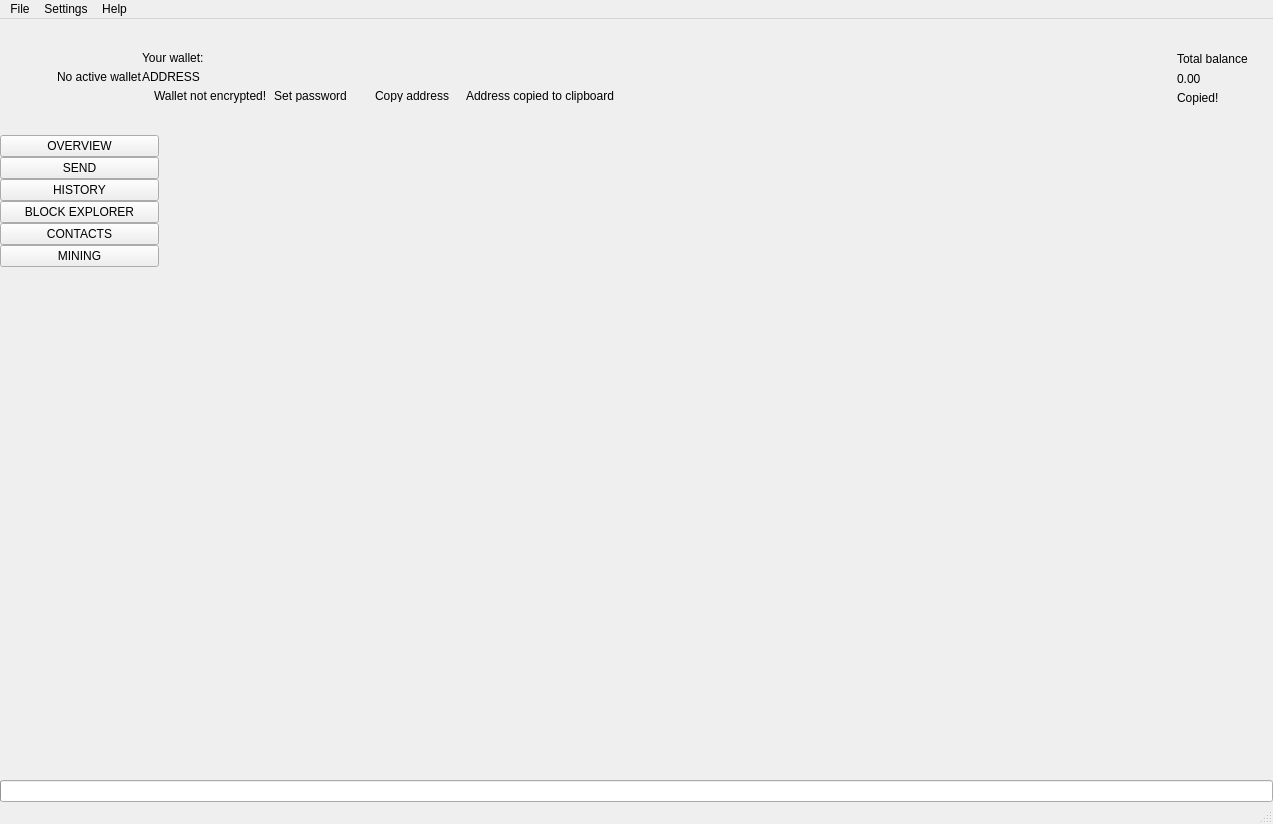
 <widget class="QMainWindow" name="MainWindow">
  <property name="geometry">
   <rect>
    <x>0</x>
    <y>0</y>
    <width>1273</width>
    <height>824</height>
   </rect>
  </property>
  <property name="sizePolicy">
   <sizepolicy hsizetype="Preferred" vsizetype="Preferred">
    <horstretch>0</horstretch>
    <verstretch>0</verstretch>
   </sizepolicy>
  </property>
  <property name="minimumSize">
   <size>
    <width>1260</width>
    <height>600</height>
   </size>
  </property>
  <property name="maximumSize">
   <size>
    <width>16777215</width>
    <height>16777215</height>
   </size>
  </property>
  <property name="windowTitle">
   <string>MainWindow</string>
  </property>
  <property name="windowIcon">
   <iconset>
    <normaloff>:/images/Karbovanets</normaloff>:/images/Karbovanets</iconset>
  </property>
  <widget class="QWidget" name="centralwidget">
   <layout class="QVBoxLayout" name="verticalLayout_2">
    <property name="spacing">
     <number>0</number>
    </property>
    <property name="leftMargin">
     <number>0</number>
    </property>
    <property name="topMargin">
     <number>0</number>
    </property>
    <property name="rightMargin">
     <number>0</number>
    </property>
    <property name="bottomMargin">
     <number>0</number>
    </property>
    <item>
     <widget class="QFrame" name="m_headerFrame">
      <property name="minimumSize">
       <size>
        <width>0</width>
        <height>116</height>
       </size>
      </property>
      <property name="maximumSize">
       <size>
        <width>16777215</width>
        <height>116</height>
       </size>
      </property>
      <property name="frameShape">
       <enum>QFrame::NoFrame</enum>
      </property>
      <property name="frameShadow">
       <enum>QFrame::Raised</enum>
      </property>
      <layout class="QHBoxLayout" name="horizontalLayout_3">
       <property name="spacing">
        <number>0</number>
       </property>
       <property name="leftMargin">
        <number>0</number>
       </property>
       <property name="topMargin">
        <number>0</number>
       </property>
       <property name="rightMargin">
        <number>25</number>
       </property>
       <property name="bottomMargin">
        <number>0</number>
       </property>
       <item>
        <spacer name="horizontalSpacer_2">
         <property name="orientation">
          <enum>Qt::Horizontal</enum>
         </property>
         <property name="sizeType">
          <enum>QSizePolicy::Fixed</enum>
         </property>
         <property name="sizeHint" stdset="0">
          <size>
           <width>30</width>
           <height>20</height>
          </size>
         </property>
        </spacer>
       </item>
       <item>
        <widget class="QLabel" name="m_logoLabel">
         <property name="text">
          <string/>
         </property>
        </widget>
       </item>
       <item>
        <spacer name="horizontalSpacer_5">
         <property name="orientation">
          <enum>Qt::Horizontal</enum>
         </property>
         <property name="sizeType">
          <enum>QSizePolicy::Fixed</enum>
         </property>
         <property name="sizeHint" stdset="0">
          <size>
           <width>20</width>
           <height>20</height>
          </size>
         </property>
        </spacer>
       </item>
       <item>
        <widget class="WalletGui::WalletSmallGrayTextLabel" name="m_noWalletLabel">
         <property name="text">
          <string>No active wallet</string>
         </property>
        </widget>
       </item>
       <item>
        <widget class="QFrame" name="m_walletFrame">
         <property name="frameShape">
          <enum>QFrame::NoFrame</enum>
         </property>
         <property name="frameShadow">
          <enum>QFrame::Raised</enum>
         </property>
         <layout class="QVBoxLayout" name="verticalLayout_3">
          <property name="spacing">
           <number>5</number>
          </property>
          <property name="leftMargin">
           <number>0</number>
          </property>
          <property name="topMargin">
           <number>0</number>
          </property>
          <property name="rightMargin">
           <number>0</number>
          </property>
          <property name="bottomMargin">
           <number>0</number>
          </property>
          <item>
           <spacer name="verticalSpacer_3">
            <property name="orientation">
             <enum>Qt::Vertical</enum>
            </property>
            <property name="sizeType">
             <enum>QSizePolicy::Minimum</enum>
            </property>
            <property name="sizeHint" stdset="0">
             <size>
              <width>20</width>
              <height>40</height>
             </size>
            </property>
           </spacer>
          </item>
          <item>
           <widget class="WalletGui::WalletSmallGrayTextLabel" name="m_walletLabel">
            <property name="text">
             <string>Your wallet:</string>
            </property>
            <property name="indent">
             <number>0</number>
            </property>
           </widget>
          </item>
          <item>
           <widget class="QLabel" name="m_addressLabel">
            <property name="sizePolicy">
             <sizepolicy hsizetype="Preferred" vsizetype="Preferred">
              <horstretch>0</horstretch>
              <verstretch>0</verstretch>
             </sizepolicy>
            </property>
            <property name="cursor">
             <cursorShape>PointingHandCursor</cursorShape>
            </property>
            <property name="toolTip">
             <string>Click to copy</string>
            </property>
            <property name="text">
             <string>ADDRESS</string>
            </property>
            <property name="indent">
             <number>0</number>
            </property>
           </widget>
          </item>
          <item>
           <layout class="QHBoxLayout" name="horizontalLayout_2">
            <property name="spacing">
             <number>0</number>
            </property>
            <item alignment="Qt::AlignTop">
             <widget class="QFrame" name="m_notEncryptedFrame">
              <property name="frameShape">
               <enum>QFrame::NoFrame</enum>
              </property>
              <property name="frameShadow">
               <enum>QFrame::Raised</enum>
              </property>
              <layout class="QHBoxLayout" name="horizontalLayout_4">
               <property name="spacing">
                <number>0</number>
               </property>
               <property name="leftMargin">
                <number>0</number>
               </property>
               <property name="topMargin">
                <number>0</number>
               </property>
               <property name="rightMargin">
                <number>0</number>
               </property>
               <property name="bottomMargin">
                <number>0</number>
               </property>
               <item alignment="Qt::AlignVCenter">
                <widget class="QLabel" name="m_notEncryptedIconLabel">
                 <property name="text">
                  <string/>
                 </property>
                 <property name="pixmap">
                  <pixmap resource="../../resources.qrc">:/icons/lock_open_gray</pixmap>
                 </property>
                 <property name="alignment">
                  <set>Qt::AlignLeading|Qt::AlignLeft|Qt::AlignVCenter</set>
                 </property>
                </widget>
               </item>
               <item>
                <spacer name="horizontalSpacer_11">
                 <property name="orientation">
                  <enum>Qt::Horizontal</enum>
                 </property>
                 <property name="sizeType">
                  <enum>QSizePolicy::Fixed</enum>
                 </property>
                 <property name="sizeHint" stdset="0">
                  <size>
                   <width>5</width>
                   <height>3</height>
                  </size>
                 </property>
                </spacer>
               </item>
               <item alignment="Qt::AlignVCenter">
                <widget class="WalletGui::WalletTinyGrayTextLabel" name="m_notEncryptedTextLabel">
                 <property name="text">
                  <string>Wallet not encrypted!</string>
                 </property>
                 <property name="alignment">
                  <set>Qt::AlignLeading|Qt::AlignLeft|Qt::AlignVCenter</set>
                 </property>
                </widget>
               </item>
               <item>
                <spacer name="horizontalSpacer_9">
                 <property name="orientation">
                  <enum>Qt::Horizontal</enum>
                 </property>
                 <property name="sizeType">
                  <enum>QSizePolicy::Fixed</enum>
                 </property>
                 <property name="sizeHint" stdset="0">
                  <size>
                   <width>3</width>
                   <height>3</height>
                  </size>
                 </property>
                </spacer>
               </item>
               <item alignment="Qt::AlignVCenter">
                <widget class="WalletGui::WalletTinyLinkLikeButton" name="m_encryptButton">
                 <property name="sizePolicy">
                  <sizepolicy hsizetype="Minimum" vsizetype="Minimum">
                   <horstretch>0</horstretch>
                   <verstretch>0</verstretch>
                  </sizepolicy>
                 </property>
                 <property name="minimumSize">
                  <size>
                   <width>0</width>
                   <height>3</height>
                  </size>
                 </property>
                 <property name="cursor">
                  <cursorShape>PointingHandCursor</cursorShape>
                 </property>
                 <property name="text">
                  <string>Set password</string>
                 </property>
                 <property name="flat">
                  <bool>true</bool>
                 </property>
                </widget>
               </item>
               <item>
                <spacer name="horizontalSpacer_10">
                 <property name="orientation">
                  <enum>Qt::Horizontal</enum>
                 </property>
                 <property name="sizeType">
                  <enum>QSizePolicy::Fixed</enum>
                 </property>
                 <property name="sizeHint" stdset="0">
                  <size>
                   <width>20</width>
                   <height>3</height>
                  </size>
                 </property>
                </spacer>
               </item>
              </layout>
             </widget>
            </item>
            <item alignment="Qt::AlignVCenter">
             <widget class="WalletGui::WalletTinyLinkLikeButton" name="m_copyAddressButton">
              <property name="sizePolicy">
               <sizepolicy hsizetype="Minimum" vsizetype="Minimum">
                <horstretch>0</horstretch>
                <verstretch>0</verstretch>
               </sizepolicy>
              </property>
              <property name="minimumSize">
               <size>
                <width>0</width>
                <height>3</height>
               </size>
              </property>
              <property name="cursor">
               <cursorShape>PointingHandCursor</cursorShape>
              </property>
              <property name="focusPolicy">
               <enum>Qt::NoFocus</enum>
              </property>
              <property name="autoFillBackground">
               <bool>true</bool>
              </property>
              <property name="text">
               <string>Copy address</string>
              </property>
              <property name="flat">
               <bool>true</bool>
              </property>
             </widget>
            </item>
            <item>
             <spacer name="horizontalSpacer_7">
              <property name="orientation">
               <enum>Qt::Horizontal</enum>
              </property>
              <property name="sizeType">
               <enum>QSizePolicy::Fixed</enum>
              </property>
              <property name="sizeHint" stdset="0">
               <size>
                <width>13</width>
                <height>3</height>
               </size>
              </property>
             </spacer>
            </item>
            <item alignment="Qt::AlignVCenter">
             <widget class="WalletGui::CopyMagicLabel" name="m_copyAddressLabel">
              <property name="text">
               <string>Address copied to clipboard</string>
              </property>
              <property name="alignment">
               <set>Qt::AlignLeading|Qt::AlignLeft|Qt::AlignVCenter</set>
              </property>
             </widget>
            </item>
            <item>
             <spacer name="horizontalSpacer">
              <property name="orientation">
               <enum>Qt::Horizontal</enum>
              </property>
              <property name="sizeHint" stdset="0">
               <size>
                <width>40</width>
                <height>3</height>
               </size>
              </property>
             </spacer>
            </item>
           </layout>
          </item>
          <item>
           <spacer name="verticalSpacer_2">
            <property name="orientation">
             <enum>Qt::Vertical</enum>
            </property>
            <property name="sizeType">
             <enum>QSizePolicy::Minimum</enum>
            </property>
            <property name="sizeHint" stdset="0">
             <size>
              <width>20</width>
              <height>40</height>
             </size>
            </property>
           </spacer>
          </item>
         </layout>
        </widget>
       </item>
       <item>
        <spacer name="horizontalSpacer_3">
         <property name="orientation">
          <enum>Qt::Horizontal</enum>
         </property>
         <property name="sizeType">
          <enum>QSizePolicy::Expanding</enum>
         </property>
         <property name="sizeHint" stdset="0">
          <size>
           <width>34</width>
           <height>20</height>
          </size>
         </property>
        </spacer>
       </item>
       <item>
        <spacer name="horizontalSpacer_8">
         <property name="orientation">
          <enum>Qt::Horizontal</enum>
         </property>
         <property name="sizeType">
          <enum>QSizePolicy::Fixed</enum>
         </property>
         <property name="sizeHint" stdset="0">
          <size>
           <width>34</width>
           <height>20</height>
          </size>
         </property>
        </spacer>
       </item>
       <item alignment="Qt::AlignRight|Qt::AlignVCenter">
        <widget class="QFrame" name="m_balanceFrame">
         <layout class="QGridLayout" name="gridLayout">
          <property name="leftMargin">
           <number>0</number>
          </property>
          <property name="topMargin">
           <number>30</number>
          </property>
          <property name="rightMargin">
           <number>0</number>
          </property>
          <property name="bottomMargin">
           <number>0</number>
          </property>
          <property name="verticalSpacing">
           <number>3</number>
          </property>
          <item row="0" column="2">
           <layout class="QVBoxLayout" name="verticalLayout_4">
            <item>
             <widget class="QLabel" name="m_balanceTextLabel">
              <property name="text">
               <string>Total balance</string>
              </property>
             </widget>
            </item>
            <item>
             <widget class="QLabel" name="m_balanceLabel">
              <property name="cursor">
               <cursorShape>PointingHandCursor</cursorShape>
              </property>
              <property name="toolTip">
               <string>Click to copy</string>
              </property>
              <property name="text">
               <string>0.00</string>
              </property>
             </widget>
            </item>
           </layout>
          </item>
          <item row="1" column="2">
           <widget class="WalletGui::CopyMagicLabel" name="m_balanceCopyLabel">
            <property name="text">
             <string>Copied!</string>
            </property>
           </widget>
          </item>
          <item row="0" column="1">
           <spacer name="horizontalSpacer_6">
            <property name="orientation">
             <enum>Qt::Horizontal</enum>
            </property>
            <property name="sizeType">
             <enum>QSizePolicy::Fixed</enum>
            </property>
            <property name="sizeHint" stdset="0">
             <size>
              <width>2</width>
              <height>39</height>
             </size>
            </property>
           </spacer>
          </item>
          <item row="2" column="2">
           <spacer name="verticalSpacer_5">
            <property name="orientation">
             <enum>Qt::Vertical</enum>
            </property>
            <property name="sizeType">
             <enum>QSizePolicy::Expanding</enum>
            </property>
            <property name="sizeHint" stdset="0">
             <size>
              <width>20</width>
              <height>50</height>
             </size>
            </property>
           </spacer>
          </item>
          <item row="0" column="0">
           <widget class="QLabel" name="m_balanceIconLabel">
            <property name="text">
             <string/>
            </property>
            <property name="pixmap">
             <pixmap resource="../../resources.qrc">:/icons/total_balance</pixmap>
            </property>
           </widget>
          </item>
         </layout>
        </widget>
       </item>
      </layout>
     </widget>
    </item>
    <item>
     <layout class="QHBoxLayout" name="horizontalLayout" stretch="0,0,0,0,0,0,0,0">
      <property name="spacing">
       <number>0</number>
      </property>
      <item>
       <widget class="QFrame" name="m_toolFrame">
        <property name="frameShape">
         <enum>QFrame::NoFrame</enum>
        </property>
        <property name="frameShadow">
         <enum>QFrame::Plain</enum>
        </property>
        <property name="lineWidth">
         <number>0</number>
        </property>
        <layout class="QVBoxLayout" name="verticalLayout">
         <property name="spacing">
          <number>0</number>
         </property>
         <property name="leftMargin">
          <number>0</number>
         </property>
         <property name="topMargin">
          <number>0</number>
         </property>
         <property name="rightMargin">
          <number>0</number>
         </property>
         <property name="bottomMargin">
          <number>0</number>
         </property>
         <item>
          <widget class="QPushButton" name="m_overviewButton">
           <property name="sizePolicy">
            <sizepolicy hsizetype="Minimum" vsizetype="Fixed">
             <horstretch>0</horstretch>
             <verstretch>0</verstretch>
            </sizepolicy>
           </property>
           <property name="focusPolicy">
            <enum>Qt::NoFocus</enum>
           </property>
           <property name="text">
            <string>OVERVIEW</string>
           </property>
           <property name="checkable">
            <bool>true</bool>
           </property>
           <attribute name="buttonGroup">
            <string notr="true">m_toolButtonGroup</string>
           </attribute>
          </widget>
         </item>
         <item>
          <widget class="QPushButton" name="m_sendButton">
           <property name="sizePolicy">
            <sizepolicy hsizetype="Minimum" vsizetype="Fixed">
             <horstretch>0</horstretch>
             <verstretch>0</verstretch>
            </sizepolicy>
           </property>
           <property name="focusPolicy">
            <enum>Qt::NoFocus</enum>
           </property>
           <property name="text">
            <string>SEND</string>
           </property>
           <property name="checkable">
            <bool>true</bool>
           </property>
           <attribute name="buttonGroup">
            <string notr="true">m_toolButtonGroup</string>
           </attribute>
          </widget>
         </item>
         <item>
          <widget class="QPushButton" name="m_transactionsButton">
           <property name="sizePolicy">
            <sizepolicy hsizetype="Minimum" vsizetype="Fixed">
             <horstretch>0</horstretch>
             <verstretch>0</verstretch>
            </sizepolicy>
           </property>
           <property name="focusPolicy">
            <enum>Qt::NoFocus</enum>
           </property>
           <property name="text">
            <string>HISTORY</string>
           </property>
           <property name="checkable">
            <bool>true</bool>
           </property>
           <attribute name="buttonGroup">
            <string notr="true">m_toolButtonGroup</string>
           </attribute>
          </widget>
         </item>
         <item>
          <widget class="QPushButton" name="m_blockExplorerButton">
           <property name="focusPolicy">
            <enum>Qt::NoFocus</enum>
           </property>
           <property name="text">
            <string>BLOCK EXPLORER</string>
           </property>
           <property name="checkable">
            <bool>true</bool>
           </property>
           <attribute name="buttonGroup">
            <string notr="true">m_toolButtonGroup</string>
           </attribute>
          </widget>
         </item>
         <item>
          <widget class="QPushButton" name="m_addressBookButton">
           <property name="sizePolicy">
            <sizepolicy hsizetype="Minimum" vsizetype="Fixed">
             <horstretch>0</horstretch>
             <verstretch>0</verstretch>
            </sizepolicy>
           </property>
           <property name="focusPolicy">
            <enum>Qt::NoFocus</enum>
           </property>
           <property name="text">
            <string>CONTACTS</string>
           </property>
           <property name="checkable">
            <bool>true</bool>
           </property>
           <attribute name="buttonGroup">
            <string notr="true">m_toolButtonGroup</string>
           </attribute>
          </widget>
         </item>
         <item>
          <widget class="QPushButton" name="m_miningButton">
           <property name="focusPolicy">
            <enum>Qt::NoFocus</enum>
           </property>
           <property name="text">
            <string>MINING</string>
           </property>
           <property name="checkable">
            <bool>true</bool>
           </property>
           <attribute name="buttonGroup">
            <string notr="true">m_toolButtonGroup</string>
           </attribute>
          </widget>
         </item>
         <item>
          <spacer name="verticalSpacer">
           <property name="orientation">
            <enum>Qt::Vertical</enum>
           </property>
           <property name="sizeHint" stdset="0">
            <size>
             <width>20</width>
             <height>40</height>
            </size>
           </property>
          </spacer>
         </item>
        </layout>
       </widget>
      </item>
      <item>
       <widget class="WalletGui::OverviewFrame" name="m_overviewFrame">
        <property name="frameShape">
         <enum>QFrame::NoFrame</enum>
        </property>
        <property name="frameShadow">
         <enum>QFrame::Raised</enum>
        </property>
       </widget>
      </item>
      <item>
       <widget class="WalletGui::SendFrame" name="m_sendFrame">
        <property name="frameShape">
         <enum>QFrame::NoFrame</enum>
        </property>
        <property name="frameShadow">
         <enum>QFrame::Raised</enum>
        </property>
       </widget>
      </item>
      <item>
       <widget class="WalletGui::TransactionsFrame" name="m_transactionsFrame">
        <property name="frameShape">
         <enum>QFrame::NoFrame</enum>
        </property>
        <property name="frameShadow">
         <enum>QFrame::Raised</enum>
        </property>
       </widget>
      </item>
      <item>
       <widget class="WalletGui::AddressBookFrame" name="m_addressBookFrame">
        <property name="frameShape">
         <enum>QFrame::NoFrame</enum>
        </property>
        <property name="frameShadow">
         <enum>QFrame::Raised</enum>
        </property>
       </widget>
      </item>
      <item>
       <widget class="WalletGui::NoWalletFrame" name="m_noWalletFrame">
        <property name="frameShape">
         <enum>QFrame::NoFrame</enum>
        </property>
        <property name="frameShadow">
         <enum>QFrame::Raised</enum>
        </property>
       </widget>
      </item>
      <item>
       <widget class="WalletGui::BlockExplorerFrame" name="m_blockExplorerFrame">
        <property name="frameShape">
         <enum>QFrame::NoFrame</enum>
        </property>
        <property name="frameShadow">
         <enum>QFrame::Raised</enum>
        </property>
       </widget>
      </item>
      <item>
       <widget class="WalletGui::MiningFrame" name="m_miningFrame">
        <property name="frameShape">
         <enum>QFrame::NoFrame</enum>
        </property>
        <property name="frameShadow">
         <enum>QFrame::Raised</enum>
        </property>
       </widget>
      </item>
     </layout>
    </item>
    <item>
     <widget class="QProgressBar" name="m_syncProgress">
      <property name="maximum">
       <number>100</number>
      </property>
      <property name="value">
       <number>0</number>
      </property>
      <property name="textVisible">
       <bool>false</bool>
      </property>
     </widget>
    </item>
   </layout>
  </widget>
  <widget class="QMenuBar" name="menubar">
   <property name="geometry">
    <rect>
     <x>0</x>
     <y>0</y>
     <width>1273</width>
     <height>21</height>
    </rect>
   </property>
   <widget class="QMenu" name="menuFile">
    <property name="title">
     <string>File</string>
    </property>
    <addaction name="m_createWalletAction"/>
    <addaction name="m_openWalletAction"/>
    <addaction name="m_recentWalletsAction"/>
    <addaction name="m_backupWalletAction"/>
    <addaction name="m_saveKeysAction"/>
    <addaction name="m_resetAction"/>
    <addaction name="m_importKeyAction"/>
    <addaction name="m_exportKeyAction"/>
    <addaction name="m_exportTrackingKeyAction"/>
    <addaction name="m_exitAction"/>
   </widget>
   <widget class="QMenu" name="menuSettings">
    <property name="title">
     <string>Settings</string>
    </property>
    <widget class="QMenu" name="menuThemes">
     <property name="title">
      <string>Themes</string>
     </property>
    </widget>
    <addaction name="m_encryptWalletAction"/>
    <addaction name="m_changePasswordAction"/>
    <addaction name="separator"/>
    <addaction name="m_autostartAction"/>
    <addaction name="m_minimizeToTrayAction"/>
    <addaction name="m_closeToTrayAction"/>
    <addaction name="separator"/>
    <addaction name="m_preferencesAction"/>
    <addaction name="menuThemes"/>
   </widget>
   <widget class="QMenu" name="menuHelp">
    <property name="title">
     <string>Help</string>
    </property>
    <addaction name="m_communityForumAction"/>
    <addaction name="m_reportIssueAction"/>
    <addaction name="m_aboutKarbovanetsAction"/>
    <addaction name="m_aboutQtAction"/>
   </widget>
   <addaction name="menuFile"/>
   <addaction name="menuSettings"/>
   <addaction name="menuHelp"/>
  </widget>
  <widget class="WalletGui::WalletStatusBar" name="statusBar"/>
  <action name="m_exitAction">
   <property name="checkable">
    <bool>false</bool>
   </property>
   <property name="enabled">
    <bool>true</bool>
   </property>
   <property name="text">
    <string>Exit</string>
   </property>
   <property name="shortcut">
    <string>Ctrl+Q</string>
   </property>
  </action>
  <action name="m_createWalletAction">
   <property name="enabled">
    <bool>true</bool>
   </property>
   <property name="text">
    <string>Create wallet</string>
   </property>
  </action>
  <action name="m_openWalletAction">
   <property name="enabled">
    <bool>true</bool>
   </property>
   <property name="text">
    <string>Open wallet</string>
   </property>
  </action>
  <action name="m_encryptWalletAction">
   <property name="enabled">
    <bool>true</bool>
   </property>
   <property name="text">
    <string>Encrypt wallet</string>
   </property>
  </action>
  <action name="m_changePasswordAction">
   <property name="enabled">
    <bool>true</bool>
   </property>
   <property name="text">
    <string>Change password</string>
   </property>
   <property name="toolTip">
    <string>Change password</string>
   </property>
  </action>
  <action name="m_aboutKarbovanetsAction">
   <property name="enabled">
    <bool>true</bool>
   </property>
   <property name="text">
    <string>About Karbovanets</string>
   </property>
  </action>
  <action name="m_aboutQtAction">
   <property name="enabled">
    <bool>true</bool>
   </property>
   <property name="text">
    <string>About Qt</string>
   </property>
  </action>
  <action name="m_backupWalletAction">
   <property name="enabled">
    <bool>true</bool>
   </property>
   <property name="text">
    <string>Backup wallet</string>
   </property>
  </action>
  <action name="m_autostartAction">
   <property name="checkable">
    <bool>true</bool>
   </property>
   <property name="text">
    <string>Start on system login</string>
   </property>
  </action>
  <action name="m_minimizeToTrayAction">
   <property name="checkable">
    <bool>true</bool>
   </property>
   <property name="text">
    <string>Minimize to tray</string>
   </property>
  </action>
  <action name="m_closeToTrayAction">
   <property name="checkable">
    <bool>true</bool>
   </property>
   <property name="text">
    <string>Close to tray</string>
   </property>
  </action>
  <action name="m_preferencesAction">
   <property name="text">
    <string>Preferences</string>
   </property>
  </action>
  <action name="m_recentWalletsAction">
   <property name="text">
    <string>Recent wallets</string>
   </property>
  </action>
  <action name="m_exportTrackingKeyAction">
   <property name="text">
    <string>Export tracking key</string>
   </property>
   <property name="toolTip">
    <string>Export tracking key</string>
   </property>
  </action>
  <action name="m_importKeyAction">
   <property name="text">
    <string>Import key</string>
   </property>
   <property name="toolTip">
    <string>Import key</string>
   </property>
  </action>
  <action name="m_communityForumAction">
   <property name="text">
    <string>Community forum</string>
   </property>
  </action>
  <action name="m_reportIssueAction">
   <property name="text">
    <string>Report an issue</string>
   </property>
  </action>
  <action name="m_resetAction">
   <property name="text">
    <string>Reset wallet</string>
   </property>
  </action>
  <action name="m_saveKeysAction">
   <property name="text">
    <string>Save wallet keys</string>
   </property>
  </action>
  <action name="m_exportKeyAction">
   <property name="text">
    <string>Export key</string>
   </property>
   <property name="toolTip">
    <string>Export key</string>
   </property>
  </action>
 </widget>
